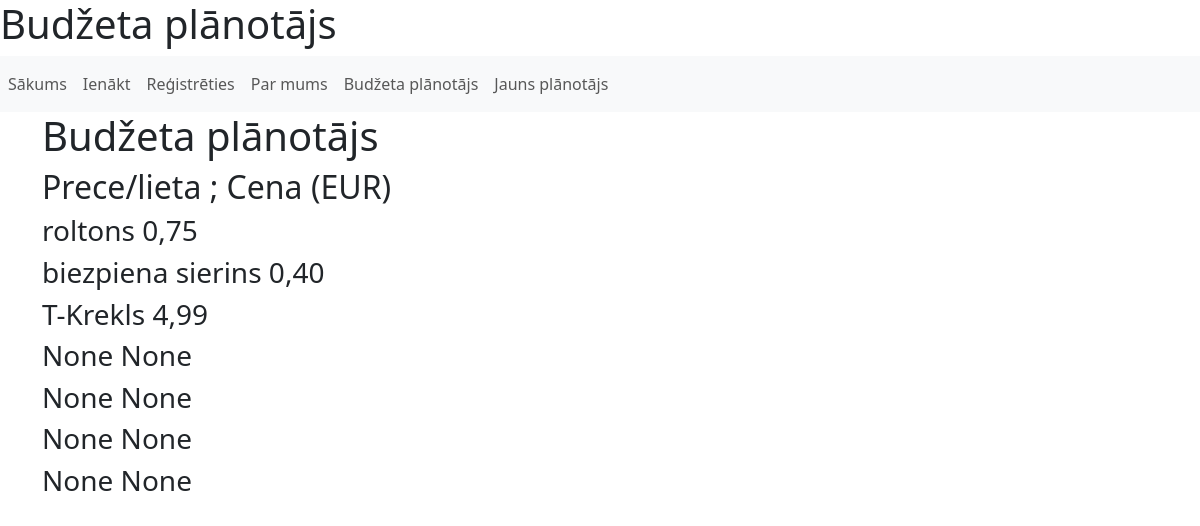
Page /budzeta_planotajs on the committed database.
### tables this page shows
CREATE TABLE "planotajs" (
	"id"	INTEGER,
	"prece"	INTEGER,
	"cena"	INTEGER,
	"kategorija"	TEXT,
	PRIMARY KEY("id" AUTOINCREMENT)
);

### app.py (the view)
@app.route("/budzeta_planotajs")
def budzeta_planotajs():
    conn = savienot()
    planotajs = conn.execute('SELECT prece, cena, kategorija FROM planotajs').fetchall()
    conn.close()
    return render_template('budzeta_planotajs.html', planotajs=planotajs)

### app.py (called while the page is built)
def savienot():
    conn = sqlite3.connect('planotajs.db')
    conn.row_factory = sqlite3.Row
    return conn

### templates/budzeta_planotajs.html
{% extends "base.html" %}
{% block content %}
    <h1>{% block title %} Budžeta plānotājs {% endblock %}</h1>
    <h2> Prece/lieta  ;  Cena (EUR)</h2>
    {% for viensplanotajs in planotajs %}
        <h3> {{ viensplanotajs["prece"]}} {{ viensplanotajs["cena"]}}</h3>
    {% endfor %}
{% endblock %}

### templates/base.html (shortened to what this page needs)
<!DOCTYPE html>
<html lang="en">
<head>
    <link href="https://cdn.jsdelivr.net/npm/bootstrap@5.3.0-alpha1/dist/css/bootstrap.min.css" rel="stylesheet">
</head>
<body>
    <h1>Budžeta plānotājs</h1>
    <nav class="navbar navbar-expand-md navbar light bg-light">
        <ul class="navbar-nav">
            <li class="nav-item active">
                <a class="nav-link" href="/">Sākums</a>
            </li>
            <li class="nav-item active">
                <a class="nav-link" href="/ienakt">Ienākt</a>
            </li>
            <li class="nav-item active">
                <a class="nav-link" href="/registreties">Reģistrēties</a>
            <li class="nav-item active">
                <a class="nav-link" href="/par">Par mums</a>
            </li>
            <li class="nav-item active">
                <a class="nav-link" href="/budzeta_planotajs">Budžeta plānotājs</a>
            </li>
            <li class="nav-item active">
                <a class="nav-link" href="/jauns_planotajs">Jauns plānotājs</a>
            </li>
        </ul>
    </nav>
    <div class="container">
        {% block content %}{% endblock %}
    </div>
</body>
</html>

### rows in the picture
planotajs: prece "roltons", cena "0,75"
planotajs: prece "biezpiena sierins", cena "0,40"
planotajs: prece "T-Krekls", cena "4,99"

### other values in the picture
{{ viensplanotajs["prece"] }} "None" "None" "None" "None"
{{ viensplanotajs["cena"] }} "None" "None" "None" "None"
